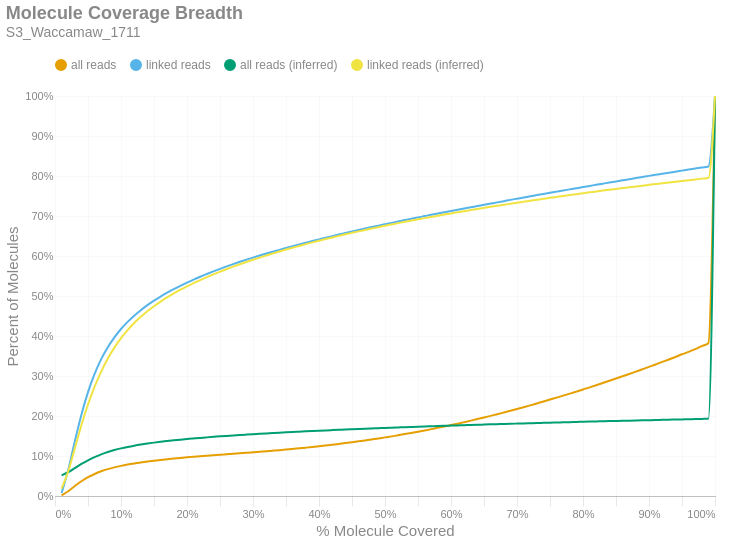

The notebook cell saved with this chart:
### Markdown cell above
### Molecule Read Coverage
This chart shows molecule coverage breadth as computed by the number of bases aligned to that molecule. In other words, "*how much of each unique long molecule is actually sequenced/aligned?*" Keep in mind there is a distinction between sequences and alignments, since some sequences belonging to a particular molecule may not align well and wouldn't appear in the alignment data. This chart also shows molecule coverage breadth as computed by the *inferred fragment* from which the aligned sequences originate. Unlike read coverage, this calculation takes into account the total insert size, including unsequenced gaps between the forward and reverse reads. Like the previous figures, these are cumulative percents.

### Code cell
if SKIPLR:
    print_html(f"Skipped")
else:
    binned_df = consolidated_hist(valids['coverage_bp'], mask, 0.01, True)
    binned_df_inf = consolidated_hist(valids['coverage_inserts'], mask, 0.01, True)
    binned_df = binned_df.with_columns(pl.lit(binned_df_inf['all reads (cumsum)']).alias('all reads (inferred)'))
    binned_df = binned_df.with_columns(pl.lit(binned_df_inf['linked reads (cumsum)']).alias('linked reads (inferred)'))
    binned_df = binned_df.with_columns(
        (pl.col('bin').cast(pl.Float64) + 0.01).alias('right_edge')
    )

    with SafeRender(binned_df):
        (
            density_plot(binned_df, 'Molecule Coverage Breadth', samplename, 'molcov', ['all reads (inferred)','linked reads (inferred)'])
            .encode(
                #x=alt.X('bin:Q', title="% Molecule Covered").axis(format = '%').scale(padding=0),
                x=alt.X('right_edge:Q', title="% Molecule Covered").axis(format='%').scale(padding=0),
                y=alt.Y('value:Q', title='Percent of Molecules')
                    .axis(format='%')
                    .stack(False)
                    .scale(domainMin=0, padding=0),
                color=alt.Color("key:N").scale(domain = ["all reads", "linked reads", "all reads (inferred)", "linked reads (inferred)"]),
                tooltip = [
                    alt.Tooltip("key:N", title = "Data Type"),
                    alt.Tooltip("range_label:N", title="% Molecule Covered"),
                    alt.Tooltip("value:Q", format = ".2%", title="% Molecules")
                ]
            )
        ).display()

### Figure 1 — Vega-Lite specification as saved in the notebook (floating-point values rounded to 4 significant figures)
{"width": "container", "height": 400, "config": {"title": {"anchor": "start", "dy": -15, "fontSize": 18, "color": "#888888", "subtitleColor": "#888888", "subtitleFontSize": 14}, "arc": {"fill": "#0072B2"}, "axis": {"domainColor": "#888888", "domainWidth": 0.5, "gridWidth": 0.2, "grid": false, "titleFontWeight": 400, "titleFontSize": 15, "labelFontSize": 11, "labelColor": "#888888", "tickColor": "#888888", "tickWidth": 0.2, "titleColor": "#888888"}, "axisBand": {"grid": false}, "axisX": {"grid": true, "tickSize": 10, "domainCap": "round"}, "axisY": {"domain": false, "grid": true, "tickSize": 0, "domainCap": "round"}, "background": "transparent", "header": {"labelFontSize": 15, "labelColor": "#888888", "titleFontSize": 15, "titleFontWeight": 600, "titleColor": "#888888"}, "legend": {"labelFont": "sans-serif", "labelFontSize": 12, "labelColor": "#888888", "symbolSize": 100, "symbolType": "circle", "titleFontSize": 12, "titlePadding": 10, "titleColor": "#888888", "title": null, "orient": "top"}, "range": {"category": ["#E69F00", "#56B4E9", "#009E73", "#F0E442", "#0072B2", "#D55E00", "#CC79A7", "#000000"], "diverging": ["#cfe8f3", "#a2d4ec", "#73bfe2", "#46abdb", "#1696d2", "#12719e"]}, "area": {"fill": "#0072B2", "fillOpacity": 0.7, "line": true, "strokeOpacity": 0.7}, "line": {"color": "#0072B2", "stroke": "#0072B2", "strokeWidth": 2}, "trail": {"color": "#0072B2", "stroke": "#0072B2", "strokeWidth": 0, "size": 1}, "point": {"filled": true, "fillOpacity": 1.0, "size": 95}, "text": {"color": "#888888", "fontSize": 11, "align": "right", "fontWeight": 400, "size": 11}, "bar": {"fill": "#0072B2", "stroke": null}, "view": {"stroke": null, "continuousWidth": 660, "continuousHeight": 400}}, "data": {"name": "data-e6a84df4814b85a1c6441a2c175cd8ad"}, "mark": {"type": "line", "interpolate": "monotone", "point": {"opacity": 0, "size": 275}}, "encoding": {"color": {"field": "key", "scale": {"domain": ["all reads", "linked reads", "all reads (inferred)", "linked reads (inferred)"]}, "type": "nominal"}, "tooltip": [{"field": "key", "title": "Data Type", "type": "nominal"}, {"field": "range_label", "title": "% Molecule Covered", "type": "nominal"}, {"field": "value", "format": ".2%", "title": "% Molecules", "type": "quantitative"}], "x": {"axis": {"format": "%"}, "field": "right_edge", "scale": {"padding": 0}, "title": "% Molecule Covered", "type": "quantitative"}, "y": {"axis": {"format": "%"}, "field": "value", "scale": {"domainMin": 0, "padding": 0}, "stack": false, "title": "Percent of Molecules", "type": "quantitative"}}, "params": [{"name": "param_c36ac31b6afebe62", "select": {"type": "point", "fields": ["key"]}, "bind": "legend"}], "title": {"text": "Molecule Coverage Breadth", "subtitle": "S3_Waccamaw_1711"}, "transform": [{"fold": ["all reads (cumsum)", "linked reads (cumsum)", "all reads (inferred)", "linked reads (inferred)"]}, {"calculate": "replace(datum.key, ' (cumsum)', '')", "as": "key"}, {"filter": {"param": "param_c36ac31b6afebe62"}}], "usermeta": {"embedOptions": {"downloadFileName": "S3_Waccamaw_1711.molcov"}}, "$schema": "https://vega.github.io/schema/vega-lite/v6.1.0.json", "datasets": {"data-e6a84df4814b85a1c6441a2c175cd8ad": [{"bin": "0.0", "interval": "0.0-0.01", "all reads": 0.001526, "linked reads": 0.007604, "all reads (cumsum)": 0.001526, "linked reads (cumsum)": 0.007604, "range_label": "0.0-0.01", "all reads (inferred)": 0.05153, "linked reads (inferred)": 0.01835, "right_edge": 0.01}, {"bin": "0.01", "interval": "0.01-0.02", "all reads": 0.01042, "linked reads": 0.05738, "all reads (cumsum)": 0.01195, "linked reads (cumsum)": 0.06498, "range_label": "0.01-0.02", "all reads (inferred)": 0.0594, "linked reads (inferred)": 0.06175, "right_edge": 0.02}, {"bin": "0.02", "interval": "0.02-0.03", "all reads": 0.01287, "linked reads": 0.07157, "all reads (cumsum)": 0.02482, "linked reads (cumsum)": 0.1365, "range_label": "0.02-0.03", "all reads (inferred)": 0.06975, "linked reads (inferred)": 0.1194, "right_edge": 0.03}, {"bin": "0.03", "interval": "0.03-0.04", "all reads": 0.01201, "linked reads": 0.06682, "all reads (cumsum)": 0.03683, "linked reads (cumsum)": 0.2034, "range_label": "0.03-0.04", "all reads (inferred)": 0.08004, "linked reads (inferred)": 0.1769, "right_edge": 0.04}, {"bin": "0.04", "interval": "0.04-0.05", "all reads": 0.01011, "linked reads": 0.05632, "all reads (cumsum)": 0.04694, "linked reads (cumsum)": 0.2597, "range_label": "0.04-0.05", "all reads (inferred)": 0.08933, "linked reads (inferred)": 0.2286, "right_edge": 0.05}, {"bin": "0.05", "interval": "0.05-0.06", "all reads": 0.00815, "linked reads": 0.04542, "all reads (cumsum)": 0.05509, "linked reads (cumsum)": 0.3051, "range_label": "0.05-0.06", "all reads (inferred)": 0.09734, "linked reads (inferred)": 0.2733, "right_edge": 0.06}, {"bin": "0.06", "interval": "0.06-0.07", "all reads": 0.006652, "linked reads": 0.03695, "all reads (cumsum)": 0.06174, "linked reads (cumsum)": 0.3421, "range_label": "0.06-0.07", "all reads (inferred)": 0.1041, "linked reads (inferred)": 0.3111, "right_edge": 0.07}, {"bin": "0.07", "interval": "0.07-0.08", "all reads": 0.00536, "linked reads": 0.02979, "all reads (cumsum)": 0.0671, "linked reads (cumsum)": 0.3718, "range_label": "0.07-0.08", "all reads (inferred)": 0.1099, "linked reads (inferred)": 0.3436, "right_edge": 0.08}, {"bin": "0.08", "interval": "0.08-0.09", "all reads": 0.004451, "linked reads": 0.02466, "all reads (cumsum)": 0.07155, "linked reads (cumsum)": 0.3965, "range_label": "0.08-0.09", "all reads (inferred)": 0.1148, "linked reads (inferred)": 0.371, "right_edge": 0.09}, {"bin": "0.09", "interval": "0.09-0.1", "all reads": 0.003795, "linked reads": 0.02096, "all reads (cumsum)": 0.07534, "linked reads (cumsum)": 0.4175, "range_label": "0.09-0.1", "all reads (inferred)": 0.1191, "linked reads (inferred)": 0.3946, "right_edge": 0.1}, {"bin": "0.1", "interval": "0.1-0.11", "all reads": 0.00324, "linked reads": 0.01786, "all reads (cumsum)": 0.07858, "linked reads (cumsum)": 0.4353, "range_label": "0.1-0.11", "all reads (inferred)": 0.1227, "linked reads (inferred)": 0.4148, "right_edge": 0.11}, {"bin": "0.11", "interval": "0.11-0.12", "all reads": 0.002827, "linked reads": 0.01555, "all reads (cumsum)": 0.08141, "linked reads (cumsum)": 0.4509, "range_label": "0.11-0.12", "all reads (inferred)": 0.1259, "linked reads (inferred)": 0.4325, "right_edge": 0.12}, {"bin": "0.12", "interval": "0.12-0.13", "all reads": 0.002503, "linked reads": 0.01372, "all reads (cumsum)": 0.08391, "linked reads (cumsum)": 0.4646, "range_label": "0.12-0.13", "all reads (inferred)": 0.1287, "linked reads (inferred)": 0.448, "right_edge": 0.13}, {"bin": "0.13", "interval": "0.13-0.14", "all reads": 0.002269, "linked reads": 0.01244, "all reads (cumsum)": 0.08618, "linked reads (cumsum)": 0.477, "range_label": "0.13-0.14", "all reads (inferred)": 0.1312, "linked reads (inferred)": 0.462, "right_edge": 0.14}, {"bin": "0.14", "interval": "0.14-0.15", "all reads": 0.002062, "linked reads": 0.01125, "all reads (cumsum)": 0.08825, "linked reads (cumsum)": 0.4883, "range_label": "0.14-0.15", "all reads (inferred)": 0.1334, "linked reads (inferred)": 0.4745, "right_edge": 0.15}, {"bin": "0.15", "interval": "0.15-0.16", "all reads": 0.001904, "linked reads": 0.01038, "all reads (cumsum)": 0.09015, "linked reads (cumsum)": 0.4987, "range_label": "0.15-0.16", "all reads (inferred)": 0.1355, "linked reads (inferred)": 0.4861, "right_edge": 0.16}, {"bin": "0.16", "interval": "0.16-0.17", "all reads": 0.001748, "linked reads": 0.009495, "all reads (cumsum)": 0.0919, "linked reads (cumsum)": 0.5082, "range_label": "0.16-0.17", "all reads (inferred)": 0.1374, "linked reads (inferred)": 0.4966, "right_edge": 0.17}, {"bin": "0.17", "interval": "0.17-0.18", "all reads": 0.001658, "linked reads": 0.008892, "all reads (cumsum)": 0.09356, "linked reads (cumsum)": 0.517, "range_label": "0.17-0.18", "all reads (inferred)": 0.1392, "linked reads (inferred)": 0.5066, "right_edge": 0.18}, {"bin": "0.18", "interval": "0.18-0.19", "all reads": 0.00156, "linked reads": 0.008369, "all reads (cumsum)": 0.09512, "linked reads (cumsum)": 0.5254, "range_label": "0.18-0.19", "all reads (inferred)": 0.1409, "linked reads (inferred)": 0.5157, "right_edge": 0.19}, {"bin": "0.19", "interval": "0.19-0.2", "all reads": 0.00149, "linked reads": 0.007962, "all reads (cumsum)": 0.09661, "linked reads (cumsum)": 0.5334, "range_label": "0.19-0.2", "all reads (inferred)": 0.1424, "linked reads (inferred)": 0.5242, "right_edge": 0.2}, {"bin": "0.2", "interval": "0.2-0.21", "all reads": 0.001417, "linked reads": 0.007491, "all reads (cumsum)": 0.09802, "linked reads (cumsum)": 0.5409, "range_label": "0.2-0.21", "all reads (inferred)": 0.1438, "linked reads (inferred)": 0.532, "right_edge": 0.21}, {"bin": "0.21", "interval": "0.21-0.22", "all reads": 0.001379, "linked reads": 0.007213, "all reads (cumsum)": 0.0994, "linked reads (cumsum)": 0.5481, "range_label": "0.21-0.22", "all reads (inferred)": 0.1452, "linked reads (inferred)": 0.5398, "right_edge": 0.22}, {"bin": "0.22", "interval": "0.22-0.23", "all reads": 0.001305, "linked reads": 0.00681, "all reads (cumsum)": 0.1007, "linked reads (cumsum)": 0.5549, "range_label": "0.22-0.23", "all reads (inferred)": 0.1466, "linked reads (inferred)": 0.547, "right_edge": 0.23}, {"bin": "0.23", "interval": "0.23-0.24", "all reads": 0.001282, "linked reads": 0.006625, "all reads (cumsum)": 0.102, "linked reads (cumsum)": 0.5615, "range_label": "0.23-0.24", "all reads (inferred)": 0.1479, "linked reads (inferred)": 0.5541, "right_edge": 0.24}, {"bin": "0.24", "interval": "0.24-0.25", "all reads": 0.00124, "linked reads": 0.006315, "all reads (cumsum)": 0.1032, "linked reads (cumsum)": 0.5678, "range_label": "0.24-0.25", "all reads (inferred)": 0.1491, "linked reads (inferred)": 0.561, "right_edge": 0.25}, {"bin": "0.25", "interval": "0.25-0.26", "all reads": 0.001195, "linked reads": 0.006087, "all reads (cumsum)": 0.1044, "linked reads (cumsum)": 0.5739, "range_label": "0.25-0.26", "all reads (inferred)": 0.1503, "linked reads (inferred)": 0.5674, "right_edge": 0.26}, {"bin": "0.26", "interval": "0.26-0.27", "all reads": 0.001205, "linked reads": 0.0059, "all reads (cumsum)": 0.1056, "linked reads (cumsum)": 0.5798, "range_label": "0.26-0.27", "all reads (inferred)": 0.1514, "linked reads (inferred)": 0.5736, "right_edge": 0.27}, {"bin": "0.27", "interval": "0.27-0.28", "all reads": 0.001197, "linked reads": 0.005631, "all reads (cumsum)": 0.1068, "linked reads (cumsum)": 0.5854, "range_label": "0.27-0.28", "all reads (inferred)": 0.1525, "linked reads (inferred)": 0.5795, "right_edge": 0.28}, {"bin": "0.28", "interval": "0.28-0.29", "all reads": 0.001191, "linked reads": 0.005338, "all reads (cumsum)": 0.108, "linked reads (cumsum)": 0.5908, "range_label": "0.28-0.29", "all reads (inferred)": 0.1535, "linked reads (inferred)": 0.5851, "right_edge": 0.29}, {"bin": "0.29", "interval": "0.29-0.3", "all reads": 0.001247, "linked reads": 0.005261, "all reads (cumsum)": 0.1093, "linked reads (cumsum)": 0.596, "range_label": "0.29-0.3", "all reads (inferred)": 0.1545, "linked reads (inferred)": 0.5907, "right_edge": 0.3}, {"bin": "0.3", "interval": "0.3-0.31", "all reads": 0.001266, "linked reads": 0.005054, "all reads (cumsum)": 0.1105, "linked reads (cumsum)": 0.6011, "range_label": "0.3-0.31", "all reads (inferred)": 0.1555, "linked reads (inferred)": 0.5961, "right_edge": 0.31}, {"bin": "0.31", "interval": "0.31-0.32", "all reads": 0.001328, "linked reads": 0.004942, "all reads (cumsum)": 0.1119, "linked reads (cumsum)": 0.606, "range_label": "0.31-0.32", "all reads (inferred)": 0.1564, "linked reads (inferred)": 0.6012, "right_edge": 0.32}, {"bin": "0.32", "interval": "0.32-0.33", "all reads": 0.001367, "linked reads": 0.004725, "all reads (cumsum)": 0.1132, "linked reads (cumsum)": 0.6108, "range_label": "0.32-0.33", "all reads (inferred)": 0.1573, "linked reads (inferred)": 0.6063, "right_edge": 0.33}, {"bin": "0.33", "interval": "0.33-0.34", "all reads": 0.001397, "linked reads": 0.004616, "all reads (cumsum)": 0.1146, "linked reads (cumsum)": 0.6154, "range_label": "0.33-0.34", "all reads (inferred)": 0.1583, "linked reads (inferred)": 0.6113, "right_edge": 0.34}, {"bin": "0.34", "interval": "0.34-0.35", "all reads": 0.00149, "linked reads": 0.004691, "all reads (cumsum)": 0.1161, "linked reads (cumsum)": 0.6201, "range_label": "0.34-0.35", "all reads (inferred)": 0.1592, "linked reads (inferred)": 0.6161, "right_edge": 0.35}, {"bin": "0.35", "interval": "0.35-0.36", "all reads": 0.001544, "linked reads": 0.004563, "all reads (cumsum)": 0.1177, "linked reads (cumsum)": 0.6246, "range_label": "0.35-0.36", "all reads (inferred)": 0.16, "linked reads (inferred)": 0.6207, "right_edge": 0.36}, {"bin": "0.36", "interval": "0.36-0.37", "all reads": 0.001567, "linked reads": 0.004329, "all reads (cumsum)": 0.1192, "linked reads (cumsum)": 0.629, "range_label": "0.36-0.37", "all reads (inferred)": 0.1608, "linked reads (inferred)": 0.6252, "right_edge": 0.37}, {"bin": "0.37", "interval": "0.37-0.38", "all reads": 0.001638, "linked reads": 0.00421, "all reads (cumsum)": 0.1209, "linked reads (cumsum)": 0.6332, "range_label": "0.37-0.38", "all reads (inferred)": 0.1616, "linked reads (inferred)": 0.6297, "right_edge": 0.38}, {"bin": "0.38", "interval": "0.38-0.39", "all reads": 0.001696, "linked reads": 0.00421, "all reads (cumsum)": 0.1226, "linked reads (cumsum)": 0.6374, "range_label": "0.38-0.39", "all reads (inferred)": 0.1624, "linked reads (inferred)": 0.634, "right_edge": 0.39}, {"bin": "0.39", "interval": "0.39-0.4", "all reads": 0.001821, "linked reads": 0.004135, "all reads (cumsum)": 0.1244, "linked reads (cumsum)": 0.6415, "range_label": "0.39-0.4", "all reads (inferred)": 0.1632, "linked reads (inferred)": 0.6382, "right_edge": 0.4}, {"bin": "0.4", "interval": "0.4-0.41", "all reads": 0.001833, "linked reads": 0.00405, "all reads (cumsum)": 0.1262, "linked reads (cumsum)": 0.6456, "range_label": "0.4-0.41", "all reads (inferred)": 0.164, "linked reads (inferred)": 0.6423, "right_edge": 0.41}, {"bin": "0.41", "interval": "0.41-0.42", "all reads": 0.001936, "linked reads": 0.004052, "all reads (cumsum)": 0.1281, "linked reads (cumsum)": 0.6496, "range_label": "0.41-0.42", "all reads (inferred)": 0.1647, "linked reads (inferred)": 0.6463, "right_edge": 0.42}, {"bin": "0.42", "interval": "0.42-0.43", "all reads": 0.002009, "linked reads": 0.003951, "all reads (cumsum)": 0.1302, "linked reads (cumsum)": 0.6536, "range_label": "0.42-0.43", "all reads (inferred)": 0.1654, "linked reads (inferred)": 0.6503, "right_edge": 0.43}, {"bin": "0.43", "interval": "0.43-0.44", "all reads": 0.00205, "linked reads": 0.003775, "all reads (cumsum)": 0.1322, "linked reads (cumsum)": 0.6574, "range_label": "0.43-0.44", "all reads (inferred)": 0.1662, "linked reads (inferred)": 0.6542, "right_edge": 0.44}, {"bin": "0.44", "interval": "0.44-0.45", "all reads": 0.002174, "linked reads": 0.003886, "all reads (cumsum)": 0.1344, "linked reads (cumsum)": 0.6612, "range_label": "0.44-0.45", "all reads (inferred)": 0.1669, "linked reads (inferred)": 0.6579, "right_edge": 0.45}, {"bin": "0.45", "interval": "0.45-0.46", "all reads": 0.002252, "linked reads": 0.003802, "all reads (cumsum)": 0.1366, "linked reads (cumsum)": 0.665, "range_label": "0.45-0.46", "all reads (inferred)": 0.1675, "linked reads (inferred)": 0.6616, "right_edge": 0.46}, {"bin": "0.46", "interval": "0.46-0.47", "all reads": 0.00233, "linked reads": 0.003708, "all reads (cumsum)": 0.139, "linked reads (cumsum)": 0.6687, "range_label": "0.46-0.47", "all reads (inferred)": 0.1682, "linked reads (inferred)": 0.6652, "right_edge": 0.47}, {"bin": "0.47", "interval": "0.47-0.48", "all reads": 0.002443, "linked reads": 0.003563, "all reads (cumsum)": 0.1414, "linked reads (cumsum)": 0.6723, "range_label": "0.47-0.48", "all reads (inferred)": 0.1689, "linked reads (inferred)": 0.6686, "right_edge": 0.48}, {"bin": "0.48", "interval": "0.48-0.49", "all reads": 0.002418, "linked reads": 0.003497, "all reads (cumsum)": 0.1438, "linked reads (cumsum)": 0.6758, "range_label": "0.48-0.49", "all reads (inferred)": 0.1695, "linked reads (inferred)": 0.6721, "right_edge": 0.49}, {"bin": "0.49", "interval": "0.49-0.5", "all reads": 0.002754, "linked reads": 0.003675, "all reads (cumsum)": 0.1466, "linked reads (cumsum)": 0.6795, "range_label": "0.49-0.5", "all reads (inferred)": 0.1702, "linked reads (inferred)": 0.6757, "right_edge": 0.5}, {"bin": "0.5", "interval": "0.5-0.51", "all reads": 0.002476, "linked reads": 0.003293, "all reads (cumsum)": 0.1491, "linked reads (cumsum)": 0.6828, "range_label": "0.5-0.51", "all reads (inferred)": 0.1708, "linked reads (inferred)": 0.679, "right_edge": 0.51}, {"bin": "0.51", "interval": "0.51-0.52", "all reads": 0.00287, "linked reads": 0.003586, "all reads (cumsum)": 0.1519, "linked reads (cumsum)": 0.6864, "range_label": "0.51-0.52", "all reads (inferred)": 0.1714, "linked reads (inferred)": 0.6822, "right_edge": 0.52}, {"bin": "0.52", "interval": "0.52-0.53", "all reads": 0.002868, "linked reads": 0.003383, "all reads (cumsum)": 0.1548, "linked reads (cumsum)": 0.6897, "range_label": "0.52-0.53", "all reads (inferred)": 0.172, "linked reads (inferred)": 0.6854, "right_edge": 0.53}, {"bin": "0.53", "interval": "0.53-0.54", "all reads": 0.002977, "linked reads": 0.003383, "all reads (cumsum)": 0.1578, "linked reads (cumsum)": 0.6931, "range_label": "0.53-0.54", "all reads (inferred)": 0.1726, "linked reads (inferred)": 0.6886, "right_edge": 0.54}, {"bin": "0.54", "interval": "0.54-0.55", "all reads": 0.00298, "linked reads": 0.003311, "all reads (cumsum)": 0.1607, "linked reads (cumsum)": 0.6964, "range_label": "0.54-0.55", "all reads (inferred)": 0.1732, "linked reads (inferred)": 0.6917, "right_edge": 0.55}, {"bin": "0.55", "interval": "0.55-0.56", "all reads": 0.003159, "linked reads": 0.003309, "all reads (cumsum)": 0.1639, "linked reads (cumsum)": 0.6997, "range_label": "0.55-0.56", "all reads (inferred)": 0.1738, "linked reads (inferred)": 0.6947, "right_edge": 0.56}, {"bin": "0.56", "interval": "0.56-0.57", "all reads": 0.003259, "linked reads": 0.003315, "all reads (cumsum)": 0.1672, "linked reads (cumsum)": 0.7031, "range_label": "0.56-0.57", "all reads (inferred)": 0.1743, "linked reads (inferred)": 0.6977, "right_edge": 0.57}, {"bin": "0.57", "interval": "0.57-0.58", "all reads": 0.003236, "linked reads": 0.00315, "all reads (cumsum)": 0.1704, "linked reads (cumsum)": 0.7062, "range_label": "0.57-0.58", "all reads (inferred)": 0.1749, "linked reads (inferred)": 0.7006, "right_edge": 0.58}, {"bin": "0.58", "interval": "0.58-0.59", "all reads": 0.00338, "linked reads": 0.003108, "all reads (cumsum)": 0.1738, "linked reads (cumsum)": 0.7093, "range_label": "0.58-0.59", "all reads (inferred)": 0.1754, "linked reads (inferred)": 0.7035, "right_edge": 0.59}, {"bin": "0.59", "interval": "0.59-0.6", "all reads": 0.00357, "linked reads": 0.003083, "all reads (cumsum)": 0.1774, "linked reads (cumsum)": 0.7124, "range_label": "0.59-0.6", "all reads (inferred)": 0.176, "linked reads (inferred)": 0.7064, "right_edge": 0.6}, {"bin": "0.6", "interval": "0.6-0.61", "all reads": 0.003465, "linked reads": 0.00303, "all reads (cumsum)": 0.1808, "linked reads (cumsum)": 0.7154, "range_label": "0.6-0.61", "all reads (inferred)": 0.1765, "linked reads (inferred)": 0.7092, "right_edge": 0.61}, {"bin": "0.61", "interval": "0.61-0.62", "all reads": 0.003782, "linked reads": 0.003177, "all reads (cumsum)": 0.1846, "linked reads (cumsum)": 0.7186, "range_label": "0.61-0.62", "all reads (inferred)": 0.177, "linked reads (inferred)": 0.712, "right_edge": 0.62}, {"bin": "0.62", "interval": "0.62-0.63", "all reads": 0.003815, "linked reads": 0.00315, "all reads (cumsum)": 0.1884, "linked reads (cumsum)": 0.7218, "range_label": "0.62-0.63", "all reads (inferred)": 0.1776, "linked reads (inferred)": 0.7149, "right_edge": 0.63}, {"bin": "0.63", "interval": "0.63-0.64", "all reads": 0.003852, "linked reads": 0.003073, "all reads (cumsum)": 0.1923, "linked reads (cumsum)": 0.7248, "range_label": "0.63-0.64", "all reads (inferred)": 0.1781, "linked reads (inferred)": 0.7176, "right_edge": 0.64}, {"bin": "0.64", "interval": "0.64-0.65", "all reads": 0.003962, "linked reads": 0.003167, "all reads (cumsum)": 0.1962, "linked reads (cumsum)": 0.728, "range_label": "0.64-0.65", "all reads (inferred)": 0.1786, "linked reads (inferred)": 0.7203, "right_edge": 0.65}, {"bin": "0.65", "interval": "0.65-0.66", "all reads": 0.004152, "linked reads": 0.003015, "all reads (cumsum)": 0.2004, "linked reads (cumsum)": 0.731, "range_label": "0.65-0.66", "all reads (inferred)": 0.1791, "linked reads (inferred)": 0.7229, "right_edge": 0.66}, {"bin": "0.66", "interval": "0.66-0.67", "all reads": 0.004051, "linked reads": 0.00301, "all reads (cumsum)": 0.2044, "linked reads (cumsum)": 0.734, "range_label": "0.66-0.67", "all reads (inferred)": 0.1796, "linked reads (inferred)": 0.7255, "right_edge": 0.67}, {"bin": "0.67", "interval": "0.67-0.68", "all reads": 0.00425, "linked reads": 0.003081, "all reads (cumsum)": 0.2087, "linked reads (cumsum)": 0.7371, "range_label": "0.67-0.68", "all reads (inferred)": 0.1801, "linked reads (inferred)": 0.728, "right_edge": 0.68}, {"bin": "0.68", "interval": "0.68-0.69", "all reads": 0.00431, "linked reads": 0.003201, "all reads (cumsum)": 0.213, "linked reads (cumsum)": 0.7403, "range_label": "0.68-0.69", "all reads (inferred)": 0.1805, "linked reads (inferred)": 0.7306, "right_edge": 0.69}, {"bin": "0.69", "interval": "0.69-0.7", "all reads": 0.004466, "linked reads": 0.00301, "all reads (cumsum)": 0.2175, "linked reads (cumsum)": 0.7433, "range_label": "0.69-0.7", "all reads (inferred)": 0.181, "linked reads (inferred)": 0.7331, "right_edge": 0.7}, {"bin": "0.7", "interval": "0.7-0.71", "all reads": 0.004487, "linked reads": 0.002942, "all reads (cumsum)": 0.2219, "linked reads (cumsum)": 0.7463, "range_label": "0.7-0.71", "all reads (inferred)": 0.1815, "linked reads (inferred)": 0.7355, "right_edge": 0.71}, {"bin": "0.71", "interval": "0.71-0.72", "all reads": 0.004614, "linked reads": 0.002949, "all reads (cumsum)": 0.2266, "linked reads (cumsum)": 0.7492, "range_label": "0.71-0.72", "all reads (inferred)": 0.1819, "linked reads (inferred)": 0.738, "right_edge": 0.72}, {"bin": "0.72", "interval": "0.72-0.73", "all reads": 0.004753, "linked reads": 0.003023, "all reads (cumsum)": 0.2313, "linked reads (cumsum)": 0.7522, "range_label": "0.72-0.73", "all reads (inferred)": 0.1824, "linked reads (inferred)": 0.7404, "right_edge": 0.73}, {"bin": "0.73", "interval": "0.73-0.74", "all reads": 0.004729, "linked reads": 0.002968, "all reads (cumsum)": 0.236, "linked reads (cumsum)": 0.7552, "range_label": "0.73-0.74", "all reads (inferred)": 0.1829, "linked reads (inferred)": 0.7429, "right_edge": 0.74}, {"bin": "0.74", "interval": "0.74-0.75", "all reads": 0.005026, "linked reads": 0.00291, "all reads (cumsum)": 0.2411, "linked reads (cumsum)": 0.7581, "range_label": "0.74-0.75", "all reads (inferred)": 0.1834, "linked reads (inferred)": 0.7454, "right_edge": 0.75}, {"bin": "0.75", "interval": "0.75-0.76", "all reads": 0.004813, "linked reads": 0.002834, "all reads (cumsum)": 0.2459, "linked reads (cumsum)": 0.7609, "range_label": "0.75-0.76", "all reads (inferred)": 0.1838, "linked reads (inferred)": 0.7477, "right_edge": 0.76}, {"bin": "0.76", "interval": "0.76-0.77", "all reads": 0.004977, "linked reads": 0.002835, "all reads (cumsum)": 0.2509, "linked reads (cumsum)": 0.7638, "range_label": "0.76-0.77", "all reads (inferred)": 0.1842, "linked reads (inferred)": 0.75, "right_edge": 0.77}, {"bin": "0.77", "interval": "0.77-0.78", "all reads": 0.005013, "linked reads": 0.002788, "all reads (cumsum)": 0.2559, "linked reads (cumsum)": 0.7666, "range_label": "0.77-0.78", "all reads (inferred)": 0.1847, "linked reads (inferred)": 0.7523, "right_edge": 0.78}, {"bin": "0.78", "interval": "0.78-0.79", "all reads": 0.00507, "linked reads": 0.002813, "all reads (cumsum)": 0.2609, "linked reads (cumsum)": 0.7694, "range_label": "0.78-0.79", "all reads (inferred)": 0.1851, "linked reads (inferred)": 0.7546, "right_edge": 0.79}, {"bin": "0.79", "interval": "0.79-0.8", "all reads": 0.005475, "linked reads": 0.002979, "all reads (cumsum)": 0.2664, "linked reads (cumsum)": 0.7724, "range_label": "0.79-0.8", "all reads (inferred)": 0.1856, "linked reads (inferred)": 0.7569, "right_edge": 0.8}, {"bin": "0.8", "interval": "0.8-0.81", "all reads": 0.005108, "linked reads": 0.002814, "all reads (cumsum)": 0.2715, "linked reads (cumsum)": 0.7752, "range_label": "0.8-0.81", "all reads (inferred)": 0.186, "linked reads (inferred)": 0.7592, "right_edge": 0.81}, {"bin": "0.81", "interval": "0.81-0.82", "all reads": 0.005386, "linked reads": 0.002884, "all reads (cumsum)": 0.2769, "linked reads (cumsum)": 0.7781, "range_label": "0.81-0.82", "all reads (inferred)": 0.1864, "linked reads (inferred)": 0.7613, "right_edge": 0.82}, {"bin": "0.82", "interval": "0.82-0.83", "all reads": 0.005561, "linked reads": 0.002809, "all reads (cumsum)": 0.2825, "linked reads (cumsum)": 0.7809, "range_label": "0.82-0.83", "all reads (inferred)": 0.1868, "linked reads (inferred)": 0.7635, "right_edge": 0.83}, {"bin": "0.83", "interval": "0.83-0.84", "all reads": 0.00556, "linked reads": 0.002802, "all reads (cumsum)": 0.288, "linked reads (cumsum)": 0.7837, "range_label": "0.83-0.84", "all reads (inferred)": 0.1872, "linked reads (inferred)": 0.7657, "right_edge": 0.84}, {"bin": "0.84", "interval": "0.84-0.85", "all reads": 0.005557, "linked reads": 0.002769, "all reads (cumsum)": 0.2936, "linked reads (cumsum)": 0.7864, "range_label": "0.84-0.85", "all reads (inferred)": 0.1876, "linked reads (inferred)": 0.7677, "right_edge": 0.85}, {"bin": "0.85", "interval": "0.85-0.86", "all reads": 0.005736, "linked reads": 0.002758, "all reads (cumsum)": 0.2993, "linked reads (cumsum)": 0.7892, "range_label": "0.85-0.86", "all reads (inferred)": 0.188, "linked reads (inferred)": 0.7698, "right_edge": 0.86}, {"bin": "0.86", "interval": "0.86-0.87", "all reads": 0.005735, "linked reads": 0.002744, "all reads (cumsum)": 0.3051, "linked reads (cumsum)": 0.7919, "range_label": "0.86-0.87", "all reads (inferred)": 0.1884, "linked reads (inferred)": 0.7718, "right_edge": 0.87}, {"bin": "0.87", "interval": "0.87-0.88", "all reads": 0.005915, "linked reads": 0.002839, "all reads (cumsum)": 0.311, "linked reads (cumsum)": 0.7948, "range_label": "0.87-0.88", "all reads (inferred)": 0.1888, "linked reads (inferred)": 0.7738, "right_edge": 0.88}, {"bin": "0.88", "interval": "0.88-0.89", "all reads": 0.005858, "linked reads": 0.002743, "all reads (cumsum)": 0.3168, "linked reads (cumsum)": 0.7975, "range_label": "0.88-0.89", "all reads (inferred)": 0.1892, "linked reads (inferred)": 0.7759, "right_edge": 0.89}, {"bin": "0.89", "interval": "0.89-0.9", "all reads": 0.006113, "linked reads": 0.002808, "all reads (cumsum)": 0.3229, "linked reads (cumsum)": 0.8003, "range_label": "0.89-0.9", "all reads (inferred)": 0.1896, "linked reads (inferred)": 0.7779, "right_edge": 0.9}, {"bin": "0.9", "interval": "0.9-0.91", "all reads": 0.005725, "linked reads": 0.002547, "all reads (cumsum)": 0.3287, "linked reads (cumsum)": 0.8029, "range_label": "0.9-0.91", "all reads (inferred)": 0.19, "linked reads (inferred)": 0.7799, "right_edge": 0.91}, {"bin": "0.91", "interval": "0.91-0.92", "all reads": 0.006653, "linked reads": 0.002695, "all reads (cumsum)": 0.3353, "linked reads (cumsum)": 0.8056, "range_label": "0.91-0.92", "all reads (inferred)": 0.1904, "linked reads (inferred)": 0.7818, "right_edge": 0.92}, {"bin": "0.92", "interval": "0.92-0.93", "all reads": 0.005829, "linked reads": 0.002643, "all reads (cumsum)": 0.3412, "linked reads (cumsum)": 0.8082, "range_label": "0.92-0.93", "all reads (inferred)": 0.1908, "linked reads (inferred)": 0.7838, "right_edge": 0.93}, {"bin": "0.93", "interval": "0.93-0.94", "all reads": 0.006337, "linked reads": 0.002591, "all reads (cumsum)": 0.3475, "linked reads (cumsum)": 0.8108, "range_label": "0.93-0.94", "all reads (inferred)": 0.1911, "linked reads (inferred)": 0.7857, "right_edge": 0.94}, {"bin": "0.94", "interval": "0.94-0.95", "all reads": 0.006893, "linked reads": 0.00262, "all reads (cumsum)": 0.3544, "linked reads (cumsum)": 0.8134, "range_label": "0.94-0.95", "all reads (inferred)": 0.1915, "linked reads (inferred)": 0.7876, "right_edge": 0.95}, {"bin": "0.95", "interval": "0.95-0.96", "all reads": 0.005889, "linked reads": 0.002629, "all reads (cumsum)": 0.3603, "linked reads (cumsum)": 0.8161, "range_label": "0.95-0.96", "all reads (inferred)": 0.1919, "linked reads (inferred)": 0.7895, "right_edge": 0.96}, {"bin": "0.96", "interval": "0.96-0.97", "all reads": 0.006927, "linked reads": 0.002579, "all reads (cumsum)": 0.3672, "linked reads (cumsum)": 0.8186, "range_label": "0.96-0.97", "all reads (inferred)": 0.1923, "linked reads (inferred)": 0.7914, "right_edge": 0.97}, {"bin": "0.97", "interval": "0.97-0.98", "all reads": 0.007559, "linked reads": 0.002602, "all reads (cumsum)": 0.3748, "linked reads (cumsum)": 0.8212, "range_label": "0.97-0.98", "all reads (inferred)": 0.1928, "linked reads (inferred)": 0.7934, "right_edge": 0.98}, {"bin": "0.98", "interval": "0.98-0.99", "all reads": 0.006935, "linked reads": 0.002678, "all reads (cumsum)": 0.3817, "linked reads (cumsum)": 0.8239, "range_label": "0.98-0.99", "all reads (inferred)": 0.1932, "linked reads (inferred)": 0.7947, "right_edge": 0.99}, {"bin": "0.99", "interval": "0.99-1.0", "all reads": 0.6183, "linked reads": 0.1761, "all reads (cumsum)": 1.0, "linked reads (cumsum)": 1.0, "range_label": "0.99-1.0", "all reads (inferred)": 1.0, "linked reads (inferred)": 1.0, "right_edge": 1.0}]}}
